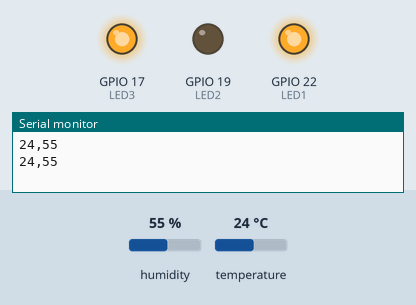
Recording of a sketch running on a simulated ESP32. On the bench: output pins drawn as LEDs (lit = HIGH), the last lines printed to the serial monitor. Inputs (shaded band) come from the test bench; at power-on: humidity 55 %, temperature 24 °C.

Above: at 1.3 s.
1.4 s: humidity set to 52 %
3.2 s: humidity set to 49 %
At 5.3 s:
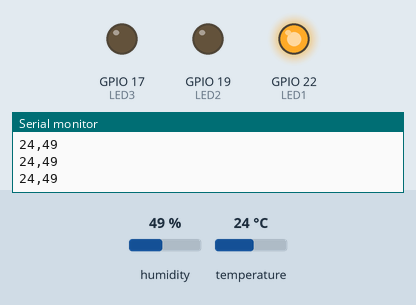
5.6 s: temperature set to 27 °C
At 6.8 s:
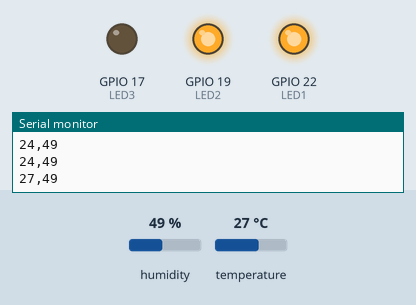
7.7 s: humidity set to 68 %
At 9.3 s:
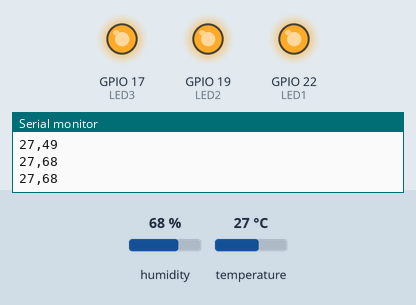
9.8 s: humidity set to 22 %
At 11.6 s:
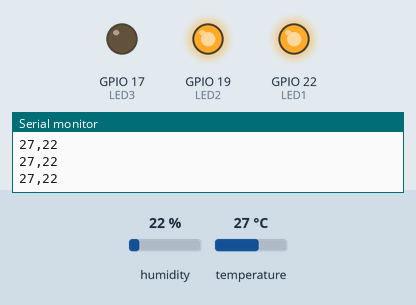
11.9 s: humidity set to 88 %
At 13.2 s:
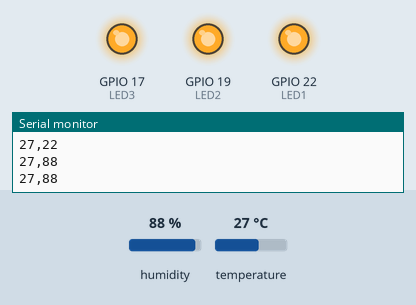
Timing chart, 0 to 14.9 s (numbered marks = the images above; inputs shaded):
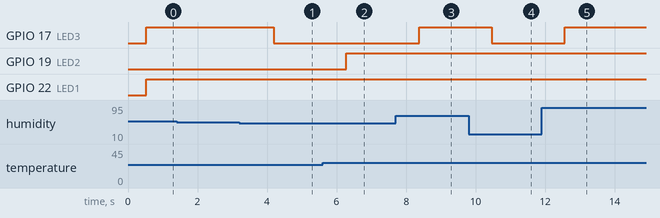

Measured:
- the behaviour switches between 51 and 50 % on humidity (found by bisection; images 0 and 1)
- the behaviour switches between 25 and 26 °C on temperature (found by bisection; images 1 and 2)
- after the input at 3.2 s, GPIO 17 (LED3): HIGH → LOW after 0.99 s
- after the input at 5.6 s, GPIO 19 (LED2): LOW → HIGH after 0.68 s
- after the input at 7.7 s, GPIO 17 (LED3): LOW → HIGH after 0.67 s
- after the input at 9.8 s, GPIO 17 (LED3): HIGH → LOW after 0.67 s
- after the input at 11.9 s, GPIO 17 (LED3): LOW → HIGH after 0.66 s

The sketch:

ReadTempAndHumidityWITHBoard.ino
```cpp
// (licence header left out)
// Include the DHT11 library for interfacing with the sensor.
#include <DHT11.h>

// Create an instance of the DHT11 class.
// - For Arduino: Connect the sensor to Digital I/O Pin 2.
// - For ESP32: Connect the sensor to pin GPIO2 or P2.
// - For ESP8266: Connect the sensor to GPIO2 or D4.
#define LED1 22
#define LED2 19
#define LED3 17

DHT11 dht11(4);

void setup() {
  // Initialize serial communication to allow debugging and data readout.
  // Using a baud rate of 9600 bps.
  Serial.begin(115200);
  pinMode(LED1, OUTPUT);
  pinMode(LED2, OUTPUT);
  pinMode(LED3, OUTPUT);
  // Uncomment the line below to set a custom delay between sensor readings (in milliseconds).
  // dht11.setDelay(500); // Set this to the desired delay. Default is 500ms.
}

void loop() {
  int temperature = 0;
  int humidity = 0;

  // Attempt to read the temperature and humidity values from the DHT11 sensor.
  int result = dht11.readTemperatureHumidity(temperature, humidity);

  // Check the results of the readings.
  // If the reading is successful, print the temperature and humidity values.
  // If there are errors, print the appropriate error messages.
  if (result == 0) {
    digitalWrite(LED1, HIGH);
    Serial.print(temperature);
    Serial.print(',');
    Serial.println(humidity);
    if (temperature > 25){
      digitalWrite(LED2, HIGH);
    }else{
      digitalWrite(LED2, LOW);
    }

    if (humidity > 50){
      digitalWrite(LED3, HIGH);
    }else{
      digitalWrite(LED3, LOW);
    }
    // digitalWrite(LED1, HIGH);
    // digitalWrite(LED2, HIGH);
    // digitalWrite(LED3, HIGH);
  } else {
    // Print error message based on the error code.
    // Serial.println(DHT11::getErrorString(result));
    digitalWrite(LED1, LOW);
    // digitalWrite(LED2, LOW);
    // digitalWrite(LED3, LOW);
  }
}
```
